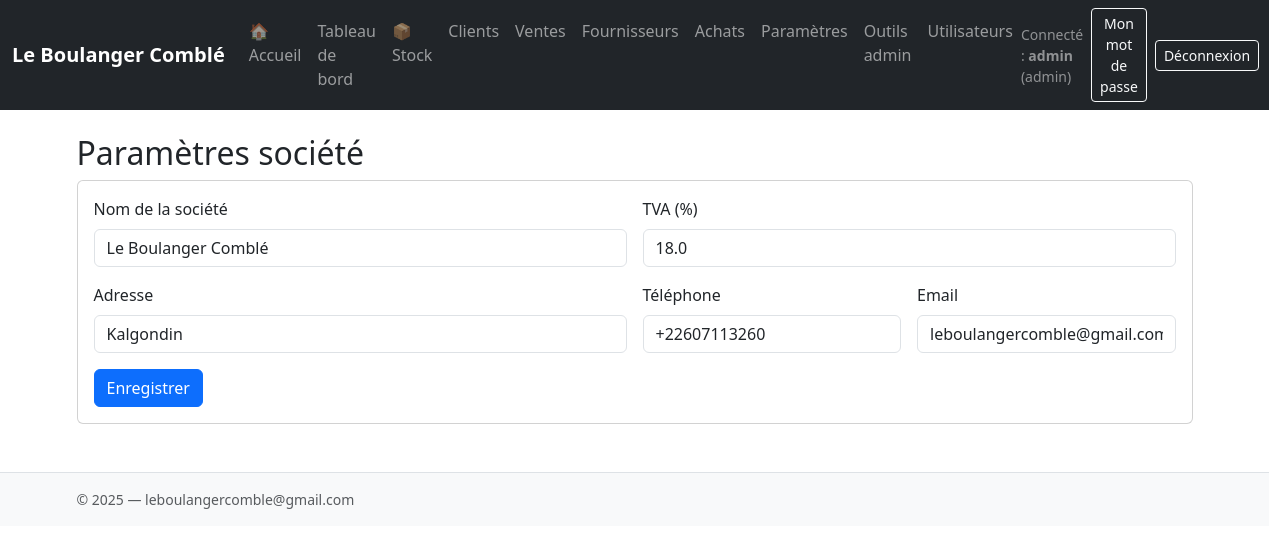
The page /parametres (signed in) on the database its author committed.
### tables this page shows
CREATE TABLE settings (
    id INTEGER PRIMARY KEY CHECK (id = 1),
    societe TEXT,
    adresse TEXT,
    telephone TEXT,
    email TEXT,
    tva_rate REAL DEFAULT 0.18
);

### app.py (the view, shortened to what this page needs)
@app.route("/parametres", methods=["GET","POST"])
@role_required('owner','admin')
def parametres():
    if request.method == "GET":
        return render_template("parametres.html", st=g.settings)

### app.py (called while the page is built)
def get_db():
    if 'db' not in g:
        g.db = sqlite3.connect(DB_PATH)
        g.db.row_factory = sqlite3.Row
        g.db.execute("PRAGMA foreign_keys = ON;")
    return g.db

def get_settings():
    db = get_db()
    row = db.execute("SELECT * FROM settings WHERE id=1").fetchone()
    return row

def has_role(*roles):
    u = session.get("user")
    return bool(u and u.get("role") in roles)

def role_required(*roles):
    def deco(f):
        @wraps(f)
        def wrapper(*args, **kwargs):
            if not has_role(*roles):
                flash("Accès refusé.", "danger")
                return redirect(url_for("index"))
            return f(*args, **kwargs)
        return wrapper
    return deco

@app.before_request
def load_settings_into_g():
    try:
        g.settings = get_settings()
    except Exception:
        g.settings = None

@app.before_request
def require_login_globally():
    public_endpoints = {"login"}
    ep = (request.endpoint or "")
    if ep.startswith("static") or ep in public_endpoints:
        return
    if not session.get("user"):
        return redirect(url_for("login", next=request.full_path))

### templates/parametres.html
{% extends "layout.html" %}
{% block content %}
<h2>Paramètres société</h2>
<div class="card card-body">
  <form method="post" class="row g-3">
    <div class="col-md-6">
      <label class="form-label">Nom de la société</label>
      <input class="form-control" name="societe" value="{{ st.societe if st else '' }}">
    </div>
    <div class="col-md-6">
      <label class="form-label">TVA (%)</label>
      <input class="form-control" name="tva_rate" type="number" step="0.01" value="{{ (st.tva_rate*100)|round(2) if st and st.tva_rate is not none else 18 }}">
    </div>
    <div class="col-md-6">
      <label class="form-label">Adresse</label>
      <input class="form-control" name="adresse" value="{{ st.adresse if st else '' }}">
    </div>
    <div class="col-md-3">
      <label class="form-label">Téléphone</label>
      <input class="form-control" name="telephone" value="{{ st.telephone if st else '' }}">
    </div>
    <div class="col-md-3">
      <label class="form-label">Email</label>
      <input class="form-control" type="email" name="email" value="{{ st.email if st else '' }}">
    </div>
    <div class="col-12">
      <button class="btn btn-primary">Enregistrer</button>
    </div>
  </form>
</div>
{% endblock %}

### templates/layout.html (shortened to what this page needs)
<!DOCTYPE html>
<html lang="fr">
<head>
  <link href="https://cdn.jsdelivr.net/npm/bootstrap@5.3.3/dist/css/bootstrap.min.css" rel="stylesheet">
  <link rel="stylesheet" href="{{ url_for('static', filename='css/style.css') }}">
</head>
<body>
<nav class="navbar navbar-expand-lg navbar-dark bg-dark">
  <div class="container-fluid">
    <a class="navbar-brand fw-bold" href="{{ url_for('index') }}">{{ (g.settings and g.settings.societe) or 'LeBoulangerComble' }}</a>
    <div class="collapse navbar-collapse" id="navbarsExample">
      {% if session.get('user') %}
      <ul class="navbar-nav me-auto mb-2 mb-lg-0">
        <li class="nav-item"><a class="nav-link" href="{{ url_for('accueil') }}">🏠 Accueil</a></li>
        {% if session.user.role in ['owner','admin'] %}
          <li class="nav-item"><a class="nav-link" href="{{ url_for('dashboard') }}">Tableau de bord</a></li>
        {% endif %}
        <li class="nav-item"><a class="nav-link" href="{{ url_for('stock_list') }}">📦 Stock</a></li>
        <li class="nav-item"><a class="nav-link" href="{{ url_for('clients_list') }}">Clients</a></li>
        <li class="nav-item"><a class="nav-link" href="{{ url_for('ventes_list') }}">Ventes</a></li>
        <li class="nav-item"><a class="nav-link" href="{{ url_for('fournisseurs_list') }}">Fournisseurs</a></li>
        {% if session.user.role in ['owner','admin'] %}
          <li class="nav-item"><a class="nav-link" href="{{ url_for('achats_list') }}">Achats</a></li>
          <li class="nav-item"><a class="nav-link" href="{{ url_for('parametres') }}">Paramètres</a></li>
          <li class="nav-item"><a class="nav-link" href="{{ url_for('admin_tools') }}">Outils admin</a></li>
          <li class="nav-item"><a class="nav-link" href="{{ url_for('users_list') }}">Utilisateurs</a></li>
        {% endif %}
      </ul>
      <div class="d-flex ms-auto align-items-center gap-2 text-white-50">
        <span class="small">Connecté : <strong>{{ session.user.username }}</strong> ({{ session.user.role }})</span>
        <a class="btn btn-sm btn-outline-light" href="{{ url_for('change_password') }}">Mon mot de passe</a>
        <a class="btn btn-sm btn-outline-light" href="{{ url_for('logout') }}">Déconnexion</a>
      </div>
      {% endif %}
    </div>
  </div>
</nav>
<main class="container py-4">
  {% block content %}{% endblock %}
</main>
<footer class="border-top py-3 mt-4">
  <div class="container small text-muted">
    &copy; 2025 — leboulangercomble@gmail.com
  </div>
</footer>
</body>
</html>

### static/css/style.css (style rules this page uses)
footer { background: #f8f9fa; }

### rows shown on the page
settings: societe "Le Boulanger Comblé", tva_rate "18.0", adresse "Kalgondin", telephone "+22607113260", email "leboulangercomble@gmail.com"

### other values the page prints
{{ session.user.username }} "admin"
{{ session.user.role }} "admin"
